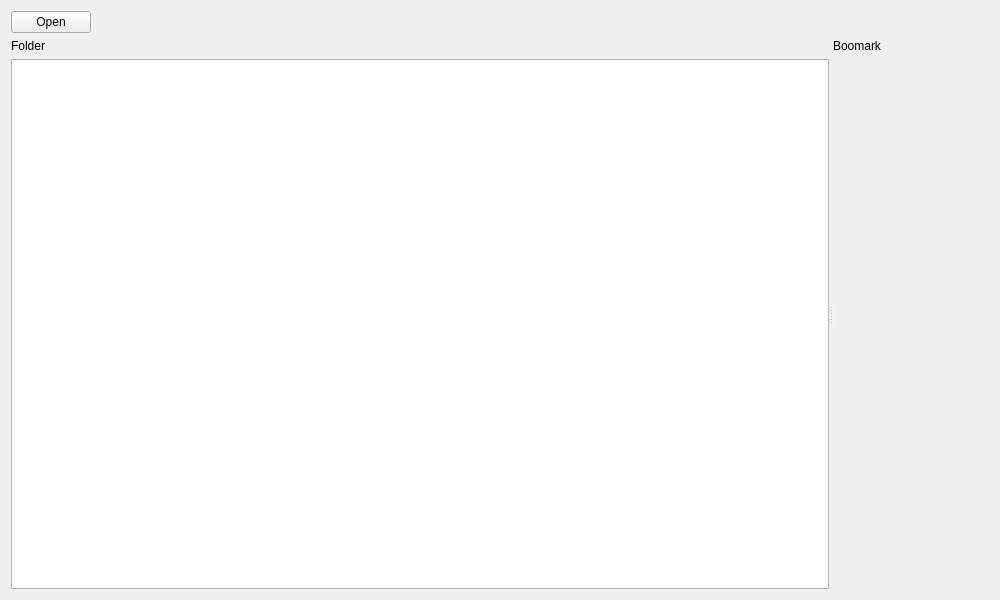
<?xml version="1.0" encoding="UTF-8"?>
<ui version="4.0">
 <class>BookmarkParser</class>
 <widget class="QWidget" name="BookmarkParser">
  <property name="geometry">
   <rect>
    <x>0</x>
    <y>0</y>
    <width>1000</width>
    <height>600</height>
   </rect>
  </property>
  <property name="minimumSize">
   <size>
    <width>1000</width>
    <height>600</height>
   </size>
  </property>
  <property name="windowTitle">
   <string>BookmarkParser</string>
  </property>
  <layout class="QVBoxLayout" name="verticalLayout_3">
   <item>
    <widget class="QPushButton" name="pushButton_open">
     <property name="sizePolicy">
      <sizepolicy hsizetype="Maximum" vsizetype="Fixed">
       <horstretch>0</horstretch>
       <verstretch>0</verstretch>
      </sizepolicy>
     </property>
     <property name="text">
      <string> Open </string>
     </property>
    </widget>
   </item>
   <item>
    <widget class="QSplitter" name="splitter">
     <property name="orientation">
      <enum>Qt::Horizontal</enum>
     </property>
     <widget class="QWidget" name="layoutWidget">
      <layout class="QVBoxLayout" name="verticalLayout">
       <item>
        <widget class="QLabel" name="label">
         <property name="sizePolicy">
          <sizepolicy hsizetype="Preferred" vsizetype="Fixed">
           <horstretch>0</horstretch>
           <verstretch>0</verstretch>
          </sizepolicy>
         </property>
         <property name="text">
          <string>Folder</string>
         </property>
        </widget>
       </item>
       <item>
        <widget class="QListWidget" name="folderList"/>
       </item>
      </layout>
     </widget>
     <widget class="QWidget" name="layoutWidget1">
      <layout class="QVBoxLayout" name="verticalLayout_2">
       <item>
        <widget class="QLabel" name="label_2">
         <property name="sizePolicy">
          <sizepolicy hsizetype="Preferred" vsizetype="Fixed">
           <horstretch>0</horstretch>
           <verstretch>0</verstretch>
          </sizepolicy>
         </property>
         <property name="text">
          <string>Boomark</string>
         </property>
        </widget>
       </item>
       <item>
        <widget class="FileTab" name="bookmarkTab" native="true"/>
       </item>
      </layout>
     </widget>
    </widget>
   </item>
  </layout>
 </widget>
 <customwidgets>
  <customwidget>
   <class>FileTab</class>
   <extends>QWidget</extends>
   <header>widget</header>
   <container>1</container>
  </customwidget>
 </customwidgets>
 <resources/>
 <connections/>
</ui>
